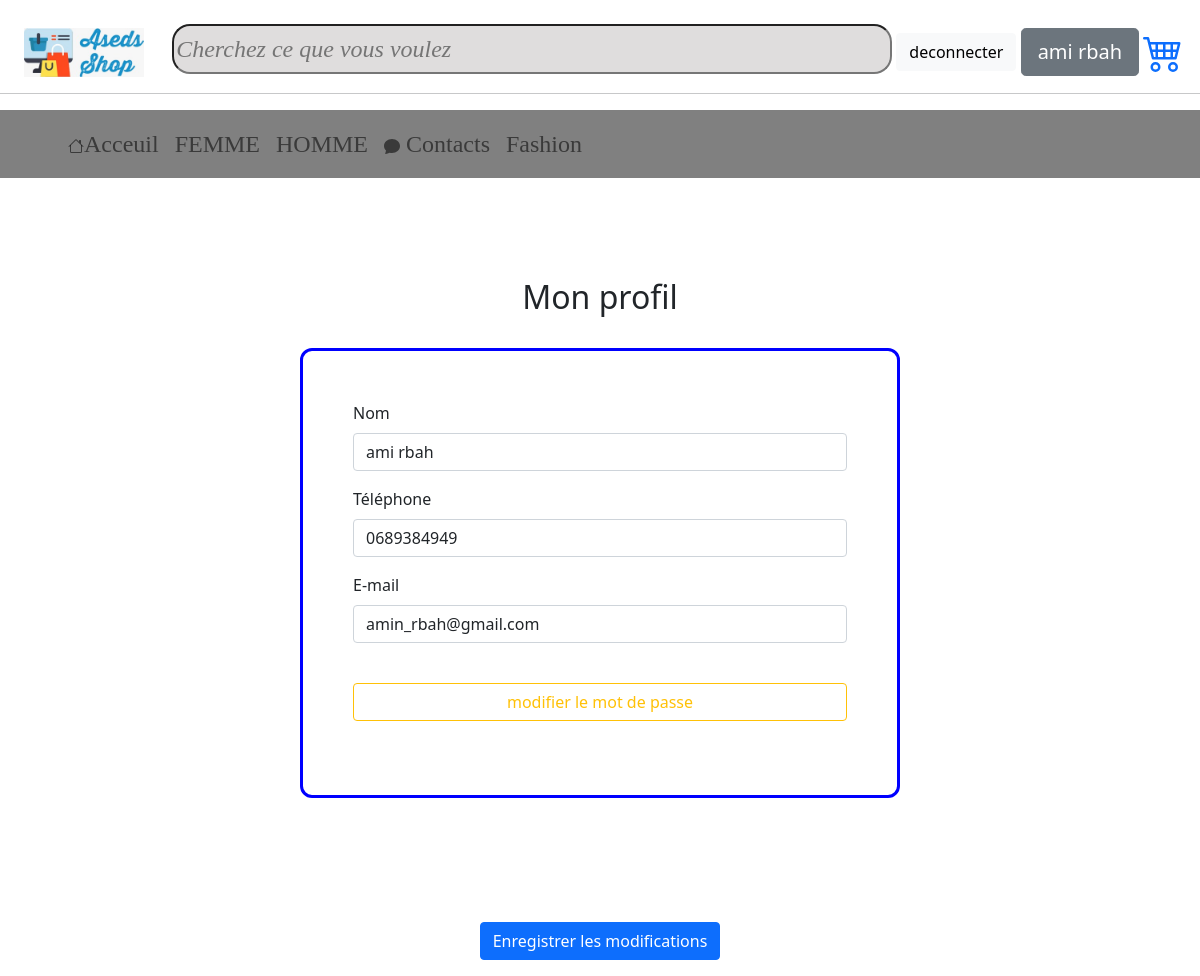
Page /shop_4/profil.php (signed in) on the committed database.
### tables this page shows
CREATE TABLE `clients` (
  `client_id` int(11) NOT NULL,
  `client_name` varchar(200) NOT NULL,
  `email` varchar(50) NOT NULL,
  `password` varchar(200) NOT NULL,
  `phone_number` varchar(11) NOT NULL
);

### shop_4/profil.php (the view, shortened to what this page needs)
<?php
require_once "config.php";
try{
    $pdo=new PDO('mysql:host=localhost;port=3306;dbname=shop','root' ,'');
    $pdo->setAttribute(PDO::ATTR_ERRMODE,PDO::ERRMODE_EXCEPTION);
  }catch (PDOException $e){
    echo "connection failed".$e->getMessage();
  }
$id=$_SESSION['client_id'];
$statement=$pdo->prepare("select * from clients where client_id=:id");
$statement->bindValue(':id',$id);
$statement->execute();
$client=$statement->fetch(PDO::FETCH_ASSOC);
$name=$client['client_name'];
$email=$client['email'];
$telephone=$client['phone_number'];
?>
<!doctype html>
<html >
  <head>
    <link rel='stylesheet' href='profil.css'>
    <?php include 'links.php'; ?>
  </head>
  <body>
    <?php include 'header.php'; ?>
  <div class="body-profil">
        <h2 style="text-align:center;">Mon profil </h2>
        <br>
       <form action="" method="post" class="profil">
        <div class="mb-3"  >
            <label  class="form-label">Nom</label>
            <input type="text" class="form-control" name='name' value="<?php echo $name ?>" >
        </div>
        <div class="mb-3" >
            <label  class="form-label">Téléphone</label>
            <input type="number" class="form-control" name='telephone' value="<?php echo $telephone ?>" >
        </div>
        <div class="mb-3">
            <label  class="form-label">E-mail</label>
            <input type="email" class="form-control" name='email' value="<?php echo $email ?>" >
        </div>
        <br>
        <div class="d-grid gap-2">
        <button type="button" class="btn btn-outline-warning " onclick="update_password()" >modifier le mot de passe</button>
        </div>
        <br>
       </div>
       <br>
        <div>
        <p style="text-align:center;"><button  type="submit" class="btn btn-primary">Enregistrer les modifications</button></p>
        </div>
  </body>
</html>

### shop_4/header.php (shortened to what this page needs)
<?php
if(!empty($_SESSION)){
$client_id=$_SESSION["client_id"];
}
?>
<?php
$username="";
if(!empty($_SESSION)){
 $sqln = "SELECT * FROM clients WHERE client_id='$client_id' ; ";
  $resultn = mysqli_query($link, $sqln);
  if (mysqli_num_rows($resultn) > 0) {
    while ($rown = $resultn->fetch_assoc()) {
      $username=$rown["client_name"];
    }}}
?>
<?php
$sqln2 = "SELECT DISTINCT category FROM products ; ";
$resultn2 = mysqli_query($link, $sqln2);
?>
<link rel="stylesheet" href="header.css">
        <header>
                <form action="gestionRecherche.php" method="GET">
                    <img style="width:10%; height:5%;margin-left:2%" src="aseds.jpg"  onMouseOver="afficher('Bienvenue !')" id="logo" alt="header_logo">
                <input type="search" name="search" id="header_search"  placeholder="Cherchez ce que vous voulez" aria-label="Search through site content" autocomplete="true" >
                <?php if(!empty($_SESSION)){ ?>
                    <a href="deconnecter.php"><button type="button" value="deconnected" id="deconnecter" class="btn btn-light">deconnecter</button></a>
                    <a href="profil.php" class="btn btn-secondary btn-lg" ><?php echo $username?></a>
                <?php } else {?>
                    <a href="login.php" ><button type="button" id="connecter" class="btn btn-light"  >Se connecter</button></a>
                    <a href="register.php"><button type="button" id="creer" class="btn btn-light">Creer un compte</button></a>
                <?php }?>
                <?php if($client_id!=1){ ?>
                  <a href="shooping-cart.php"><i class="bi bi-cart4"></i></a>
                  <?php }?>
                </form>
       </header>
       <hr>
        <nav id="header_nav" class="  navbar navbar-expand-md navbar-light font-weight-bold text-upper-case px-5" >
            <div class="container-fluid">
              <ul class="nav navbar-nav">
                <li class="nav-item"> <a class="nav-link" href="acceuil.php"><i class="bi bi-house-door-fill"></i>Acceuil</a></li>
                  <?php
                    if (mysqli_num_rows($resultn2) > 0) {
                    while ($rown2 = $resultn2->fetch_assoc()) {
                      $product_category=$rown2["category"];
                  ?>
                <li  class="nav-item"><a class="nav-link" href="<?php printf('%s?category=%s', 'category.php',  $product_category); ?>"><?php echo $product_category ?></a></li>
                <?php
                  }}
                ?>
                 <li class="nav-item"> <a class="nav-link" href="contact_us.php"><i class="bi bi-chat-fill"></i>        Contacts          </a>
                  <li class="nav-item"> <a class="nav-link" href="articles.php">        Fashion          </a></li>
                </ul>
            </div>
        </nav>

### shop_4/profil.css (style rules this page uses)
.body-profil { padding:100px; border: 50px; }
.profil { border: solid blue ; padding: 50px; border-radius: 12px; margin-left: 20%; margin-right: 20%; }

### shop_4/header.css (style rules this page uses)
#header_search { width: 60%; height: 50px; background-color: rgb(223, 221, 221); font-size: x-large; font-family: Georgia, 'Times New Roman', Times, serif; font-style: italic; border-radius: 18px; margin-top: 2%; margin-left:2% ; }
#header_nav { background-color:grey; font-family: Georgia, 'Times New Roman', Times, serif; font-size: x-large; }

### rows in the picture
clients: client_name "ami rbah", name "ami rbah", telephone "0689384949", email "amin_rbah@gmail.com"

### other values in the picture
$product_category "FEMME"
$product_category "HOMME"
